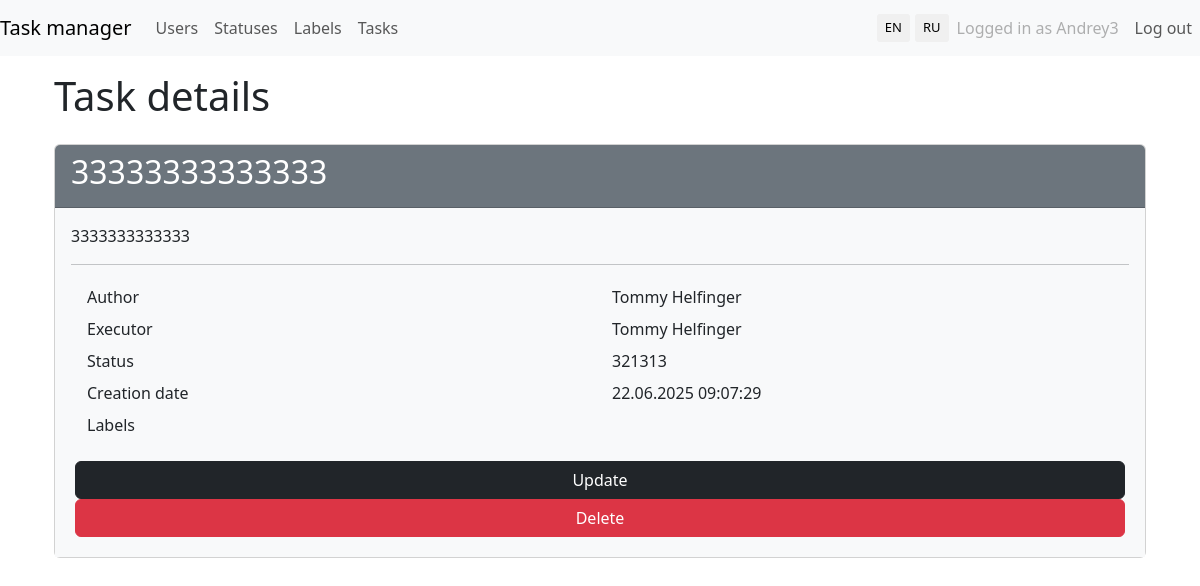
Screenshot of /tasks/17/ (signed in) with the database file from the repository.
### task_manager/users/models.py (models this page shows)
class MyUser(AbstractUser):
    created_at = models.DateTimeField(_("Creation date"), auto_now_add=True)
    def __str__(self):
        return self.get_full_name()

### task_manager/tasks/models.py (models this page shows, shortened)
class Task(models.Model):
    name = models.CharField(
        verbose_name="Имя",
        max_length=150,
        null=False,
        blank=False,
        unique=True,
    )
    description = models.TextField(
        verbose_name="Описание",
        blank=True,
    )
    status = models.ForeignKey(Status, on_delete=models.PROTECT, verbose_name="Статус")
    executor = models.ForeignKey(
        MyUser,
        on_delete=models.CASCADE,
        blank=True,
        null=True,
        verbose_name="Исполнитель",
        related_name="executors",
    )
    author = models.ForeignKey(
        MyUser,
        on_delete=models.CASCADE,
        verbose_name="Автор",
        related_name="authors",
    )
    labels = models.ManyToManyField(
        Label,
        blank=True,
        verbose_name="Метки",
        related_name="labels",
        through="TaskLabels",
    )
    created_at = models.DateTimeField(
        verbose_name="Дата создания",
        auto_now_add=True,
    )
    class Meta:
        verbose_name = "Task"
        verbose_name_plural = "Tasks"

### task_manager/statuses/models.py (models this page shows)
class Status(models.Model):
    name = models.CharField(max_length=100, unique=True)
    created_at = models.DateTimeField(auto_now_add=True)
    def __str__(self):
        return self.name

### task_manager/tasks/views.py (the view)
# urls.py: path("<int:pk>/", DetailTaskView.as_view(), name="detail_task"),
class DetailTaskView(LoginRequiredMixin, DetailView):
    model = Task
    template_name = "tasks/detail.html"

### task_manager/templates/tasks/detail.html (shortened to what this page needs)
{% extends 'task_manager/base.html' %}
{% load django_bootstrap5 %}
{% load i18n %}
{% block content %}
<div class="container wrapper flex-grow-1">
    <h1 class="my-4">{% translate "Task details" %}</h1>
    <div class="card">
        <div class="card-header bg-secondary text-white">
            <h2>{{ task.name }}</h2>
        </div>
        <div class="card-body bg-light">
            <p>{{ task.description }}</p>
            <hr>
            <div class="container">
                <div class="row p-1">
                    <div class="col">{% translate "Author" %}</div>
                    <div class="col">{{ task.author }}</div>
                </div>
                <div class="row p-1">
                    <div class="col">{% translate "Executor" %}</div>
                    <div class="col">{{ task.executor }}</div>
                </div>
                <div class="row p-1">
                    <div class="col">{% translate "Status" %}</div>
                    <div class="col">{{ task.status }}</div>
                </div>
                <div class="row p-1">
                    <div class="col">{% translate "Creation date" %}</div>
                    <div class="col">{{ task.created_at|date:"d.m.Y H:i:s" }}</div>
                </div>
                <div class="row p-1">
                    <div class="col">{% translate "Labels" %}</div>
                    <ul class="col p1">
                    </ul>
                </div>
                <div class="row p-1 mt-3">
                    <button onclick="location.href='{% url 'tasks:update_task' task.pk %}'" class="btn btn-dark ml-3">
                        {% translate "Update" %}
                    </button>
                    <button onclick="location.href='{% url 'tasks:delete_task' task.pk %}'" class="btn btn-danger ml-3">
                        {% translate "Delete" %}
                    </button>
                </div>
            </div>
        </div>
    </div>
</div>
{% endblock %}

### task_manager/templates/task_manager/base.html (shortened to what this page needs)
{% load django_bootstrap5 %}
{% load i18n %}
{% get_current_language as LANGUAGE_CODE %}
{% bootstrap_css %}
<!doctype html>
<html lang="{{ LANGUAGE_CODE }}" class="h-100">
{% block header %}
<head>
</head>
{% endblock %}
{% block navbar %}
<body class="d-flex flex-column h-100">
    <header>
        <nav class="navbar navbar-expand-md navbar-light fixed-top bg-light">
            <a class="navbar-brand" href="{% url 'index' %}">{% translate "Task manager" %}</a>
            <div class="collapse navbar-collapse" id="navbarCollapse">
                <ul class="navbar-nav mr-auto">
                    <li class="nav-item">
                        <a class="nav-link" href="{% url 'users:user_list' %}">{% translate "Users" %}</a>
                    </li>
                    {% if user.is_authenticated %}
                    <li class="nav-item">
                        <a class="nav-link" href="{% url 'statuses:status_list' %}">{% translate "Statuses" %}</a>
                    </li>
                    <li class="nav-item">
                        <a class="nav-link" href="{% url 'labels:label_list' %}">{% translate "Labels" %}</a>
                    </li>
                    <li class="nav-item">
                        <a class="nav-link" href="{% url 'tasks:task_list' %}">{% translate "Tasks" %}</a>
                    </li>
                    {% endif %}
                </ul>
            </div>
<div class="language-switcher">
  <form action="{% url 'set_language' %}" method="post" style="margin:0;">
    <button type="submit" name="language" value="en">EN</button>
  </form>
  <form action="{% url 'set_language' %}" method="post" style="margin:0;">
    <button type="submit" name="language" value="ru">RU</button>
  </form>
</div>
            <div class="collapse navbar-collapse flex-grow-0" id="navbarSupportedContent">
                <ul class="navbar-nav text-right">
                    {% if not user.is_authenticated %}
                    <li class="nav-item active ">
                        <a class="nav-link" href="{% url 'login' %}">{% translate "Log in" %}</a>
                    </li>
                    <li class="nav-item active">
                        <a class="nav-link" href="{% url 'users:create_user' %}">{% translate "Sign up" %}</a>
                    </li>
                    {% else %}
                    <li class="nav-item">
                        <a class="nav-link disabled" href="#" tabindex="-1" aria-disabled="true">
                            {% translate "Logged in as" %}
                            {{user.username }}</a>
                    </li>
                    <li class="nav-item active">
                        <a class="nav-link" href="{% url 'logout' %}">{% translate "Log out" %}</a>
                    </li>
                    {% endif %}
                </ul>
            </div>
        </nav>
    </header>
    {% endblock %}
    <main role="main" class="flex-shrink-0 mt-5">
        <div class="container">
            {% block content %}{% endblock %}
        </div>
    </main>
</html>

### task_manager/templates/task_manager/base.html (style rules this page uses)
.language-switcher { display: flex; gap: 5px; align-items: center; }
.language-switcher button { font-size: small; padding: 4px 8px; border: none; background-color: #f0f0f0; cursor: pointer; border-radius: 3px; transition: background-color 0.2s; }

### rows the page displays
MyUser: username "Andrey3"
Task: name "33333333333333", description "3333333333333", author "Tommy Helfinger", executor "Tommy Helfinger", status "321313", created_at "22.06.2025 09:07:29"
